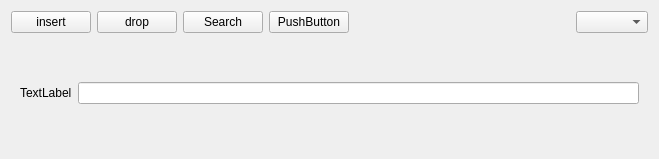
<?xml version="1.0" encoding="UTF-8"?>
<ui version="4.0">
 <class>ToolbarDb</class>
 <widget class="QWidget" name="ToolbarDb">
  <property name="geometry">
   <rect>
    <x>0</x>
    <y>0</y>
    <width>659</width>
    <height>159</height>
   </rect>
  </property>
  <property name="windowTitle">
   <string>Form</string>
  </property>
  <layout class="QVBoxLayout" name="verticalLayout_2">
   <item>
    <layout class="QHBoxLayout" name="horizontalLayout">
     <item>
      <widget class="QPushButton" name="btnInsert">
       <property name="text">
        <string>insert</string>
       </property>
      </widget>
     </item>
     <item>
      <widget class="QPushButton" name="btnDrop">
       <property name="text">
        <string>drop</string>
       </property>
      </widget>
     </item>
     <item>
      <widget class="QPushButton" name="btnSearch">
       <property name="text">
        <string>Search</string>
       </property>
      </widget>
     </item>
     <item>
      <widget class="QPushButton" name="pushButton_2">
       <property name="text">
        <string>PushButton</string>
       </property>
      </widget>
     </item>
     <item>
      <spacer name="horizontalSpacer">
       <property name="orientation">
        <enum>Qt::Horizontal</enum>
       </property>
       <property name="sizeHint" stdset="0">
        <size>
         <width>40</width>
         <height>20</height>
        </size>
       </property>
      </spacer>
     </item>
     <item>
      <widget class="QComboBox" name="comboBox"/>
     </item>
    </layout>
   </item>
   <item>
    <widget class="QWidget" name="widgetSearch" native="true">
     <layout class="QVBoxLayout" name="verticalLayout">
      <item>
       <layout class="QHBoxLayout" name="horizontalLayout_2">
        <item>
         <widget class="QLabel" name="label">
          <property name="text">
           <string>TextLabel</string>
          </property>
         </widget>
        </item>
        <item>
         <widget class="QLineEdit" name="lineEdit"/>
        </item>
       </layout>
      </item>
     </layout>
    </widget>
   </item>
  </layout>
 </widget>
 <resources/>
 <connections/>
</ui>
